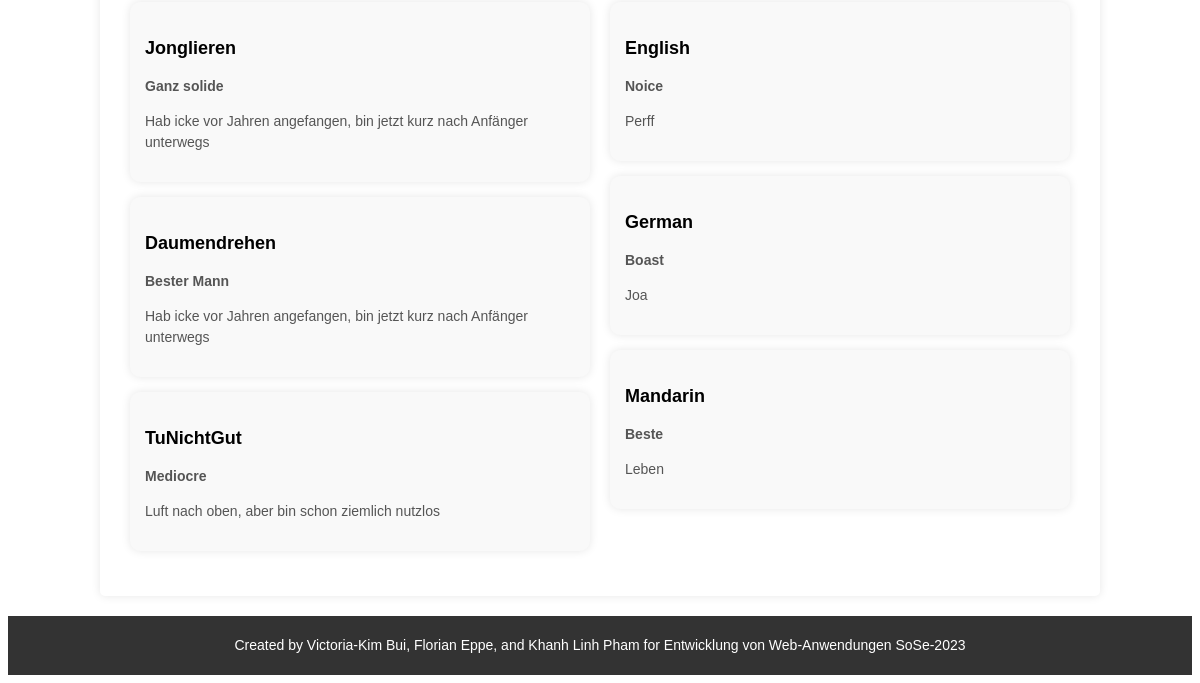
/portfolio/ (signed in, lower part), run on an earlier commit of the app's database.
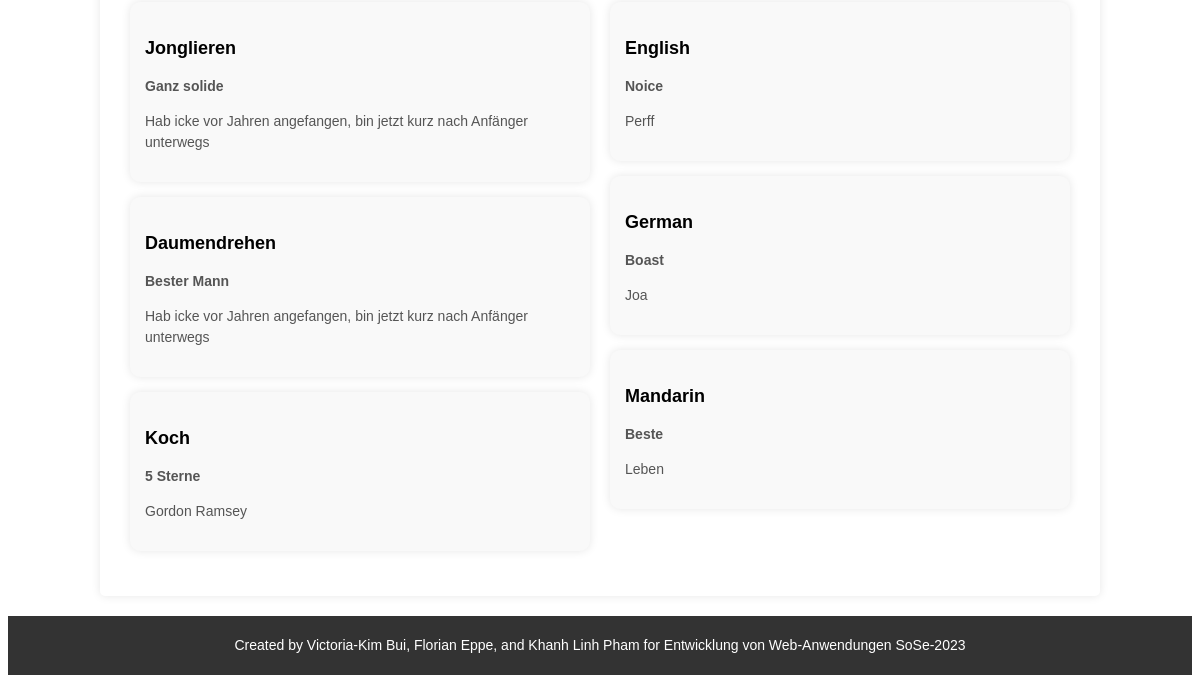
And on a later commit of the database.
### models.py (models this page shows)
class Skill(db.Model):
    __tablename__ = 'skill'
    id = db.Column(db.Integer, primary_key=True)
    name = db.Column(db.String, nullable=False)
    proficiency = db.Column(db.String, nullable=False)
    description = db.Column(db.String, nullable=False)
    user_id = db.Column(db.Integer, db.ForeignKey('user.id'))
    user = db.relationship("User", back_populates="skills")

class Language(db.Model):
    __tablename__ = 'language'
    id = db.Column(db.Integer, primary_key=True)
    language_name = db.Column(db.String, nullable=False)
    proficiency = db.Column(db.String, nullable=False)
    self_evaluation = db.Column(db.String)
    user_id = db.Column(db.Integer, db.ForeignKey('user.id'))
    user = db.relationship("User", back_populates="languages")

### app.py (the view)
@app.route('/portfolio/')
def get_portfolio():
    return portfolio()

### templates/portfolio_logged_in.html (shortened to what this page needs)
<!DOCTYPE html>
<html>
<head>
  <link rel="stylesheet" href="{{ url_for('static', filename='portfolio_logged_in.css') }}">
</head>
<body>
    <div class="strip skills-container">
      <div class="skills-content">
        <div class="skills-column">
          {% if user_skills %}
          {% for skill in user_skills %}
          <div class="skill-card">
            <h3>{{ skill.name }}</h3>
            <p><strong>{{ skill.proficiency }}</strong></p>
            <p>{{ skill.description }}</p>
          </div>
          {% endfor %}
          {% else %}
          <p>No skills added.</p>
          {% endif %}
        </div>
        <div class="skills-column">
          {% if user_languages %}
          {% for language in user_languages %}
          <div class="skill-card">
            <h3>{{ language.language_name }}</h3>
            <p><strong>{{ language.proficiency }}</strong></p>
            <p>{{ language.self_evaluation }}</p>
          </div>
          {% endfor %}
          {% else %}
          <p>No languages added.</p>
          {% endif %}
        </div>
      </div>
    </div>
  <footer>
    <div class="footer-container">
      <p class="footer-message">
        Created by Victoria-Kim Bui, Florian Eppe, and Khanh Linh Pham for Entwicklung von Web-Anwendungen SoSe-2023
      </p>
    </div>
  </footer>
</body>
</html>

### static/portfolio_logged_in.css (style rules this page uses)
body { font-family: Arial, sans-serif; line-height: 1.5; }
.strip { margin: 20px auto; padding: 20px; border-radius: 5px; box-shadow: 0 0 10px rgba(0, 0, 0, 0.1); }
.skills-container { max-width: 960px; margin-top: 30px; }
.skills-content { display: flex; justify-content: space-between; align-items: flex-start; flex-wrap: wrap; }
.skills-column { flex-basis: calc(50% - 20px); margin: 10px; }
.skill-card { background-color: #f9f9f9; padding: 15px; border-radius: 10px; box-shadow: 0 0 10px rgba(0, 0, 0, 0.1); margin-bottom: 15px; }
.skill-card h3 { font-size: 18px; margin-bottom: 5px; }
.skill-card p { font-size: 14px; color: #555; }
footer { background-color: #333; color: #fff; text-align: center; padding: 5px 0; }
.footer-container { max-width: 1200px; margin: 0 auto; }
.footer-message { font-size: 14px; }

What changed in the data, as far as the page shows it:
removed Skill: name "TuNichtGut", proficiency "Mediocre", description "Luft nach oben, aber bin schon ziemlich nutzlos"
added Skill: name "Koch", proficiency "5 Sterne", description "Gordon Ramsey"
